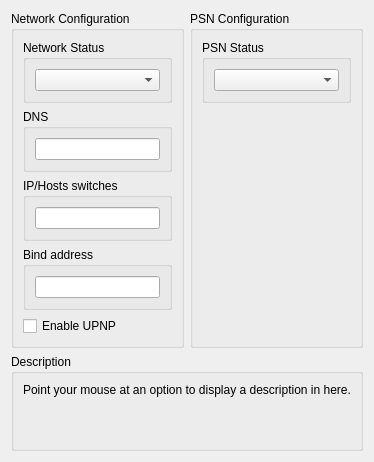
      <widget class="QWidget" name="networkTab">
       <attribute name="title">
        <string>Network</string>
       </attribute>
       <layout class="QVBoxLayout" name="networkTab_layout" stretch="0,1,0">
        <item>
         <layout class="QHBoxLayout" name="networkTabLayout" stretch="0,0">
          <item>
           <widget class="QGroupBox" name="gb_network_status">
            <property name="title">
             <string>Network Configuration</string>
            </property>
            <layout class="QVBoxLayout" name="gb_network_status_layout" stretch="0,0,0,0,0,0">
             <item>
              <widget class="QGroupBox" name="gb_netStatusBox">
               <property name="title">
                <string>Network Status</string>
               </property>
               <layout class="QVBoxLayout" name="gb_netStatusBox_layout">
                <item>
                 <widget class="QComboBox" name="netStatusBox"/>
                </item>
               </layout>
              </widget>
             </item>
             <item>
              <widget class="QGroupBox" name="gb_edit_dns">
               <property name="title">
                <string>DNS</string>
               </property>
               <layout class="QVBoxLayout" name="gb_edit_dns_layout">
                <item>
                 <widget class="QLineEdit" name="edit_dns">
                  <property name="sizePolicy">
                   <sizepolicy hsizetype="Preferred" vsizetype="Fixed">
                    <horstretch>0</horstretch>
                    <verstretch>0</verstretch>
                   </sizepolicy>
                  </property>
                 </widget>
                </item>
               </layout>
              </widget>
             </item>
             <item>
              <widget class="QGroupBox" name="gb_edit_swaps">
               <property name="title">
                <string>IP/Hosts switches</string>
               </property>
               <layout class="QVBoxLayout" name="gb_edit_swaps_layout">
                <item>
                 <widget class="QLineEdit" name="edit_swaps">
                  <property name="sizePolicy">
                   <sizepolicy hsizetype="Preferred" vsizetype="Fixed">
                    <horstretch>0</horstretch>
                    <verstretch>0</verstretch>
                   </sizepolicy>
                  </property>
                 </widget>
                </item>
               </layout>
              </widget>
             </item>
             <item>
              <widget class="QGroupBox" name="gb_edit_bind">
               <property name="title">
                <string>Bind address</string>
               </property>
               <layout class="QVBoxLayout" name="gb_edit_bind_layout">
                <item>
                 <widget class="QLineEdit" name="edit_bind">
                  <property name="sizePolicy">
                   <sizepolicy hsizetype="Preferred" vsizetype="Fixed">
                    <horstretch>0</horstretch>
                    <verstretch>0</verstretch>
                   </sizepolicy>
                  </property>
                 </widget>
                </item>
               </layout>
              </widget>
             </item>
             <item>
              <widget class="QCheckBox" name="enable_upnp">
               <property name="text">
                <string>Enable UPNP</string>
               </property>
              </widget>
             </item>
             <item>
              <spacer name="networkTabSpacerLeft">
               <property name="orientation">
                <enum>Qt::Vertical</enum>
               </property>
               <property name="sizeType">
                <enum>QSizePolicy::MinimumExpanding</enum>
               </property>
               <property name="sizeHint" stdset="0">
                <size>
                 <width>0</width>
                 <height>0</height>
                </size>
               </property>
              </spacer>
             </item>
            </layout>
           </widget>
          </item>
          <item>
           <widget class="QGroupBox" name="gb_psn_config">
            <property name="title">
             <string>PSN Configuration</string>
            </property>
            <layout class="QVBoxLayout" name="gb_psn_config_layout">
             <item>
              <widget class="QGroupBox" name="gb_psnStatusBox">
               <property name="title">
                <string>PSN Status</string>
               </property>
               <layout class="QVBoxLayout" name="gb_psnStatusBox_layout">
                <item>
                 <widget class="QComboBox" name="psnStatusBox"/>
                </item>
               </layout>
              </widget>
             </item>
             <item>
              <spacer name="networkTabSpacerRight">
               <property name="orientation">
                <enum>Qt::Vertical</enum>
               </property>
               <property name="sizeType">
                <enum>QSizePolicy::MinimumExpanding</enum>
               </property>
               <property name="sizeHint" stdset="0">
                <size>
                 <width>0</width>
                 <height>0</height>
                </size>
               </property>
              </spacer>
             </item>
            </layout>
           </widget>
          </item>
         </layout>
        </item>
        <item>
         <spacer name="networkTabSpacer">
          <property name="orientation">
           <enum>Qt::Vertical</enum>
          </property>
          <property name="sizeType">
           <enum>QSizePolicy::MinimumExpanding</enum>
          </property>
          <property name="sizeHint" stdset="0">
           <size>
            <width>0</width>
            <height>0</height>
           </size>
          </property>
         </spacer>
        </item>
        <item>
         <widget class="QGroupBox" name="gb_description_network">
          <property name="title">
           <string>Description</string>
          </property>
          <layout class="QVBoxLayout" name="gb_description_network_layout">
           <item>
            <widget class="QLabel" name="description_network">
             <property name="text">
              <string>Point your mouse at an option to display a description in here.


</string>
             </property>
             <property name="textFormat">
              <enum>Qt::PlainText</enum>
             </property>
             <property name="alignment">
              <set>Qt::AlignLeading|Qt::AlignLeft|Qt::AlignTop</set>
             </property>
             <property name="wordWrap">
              <bool>true</bool>
             </property>
            </widget>
           </item>
          </layout>
         </widget>
        </item>
       </layout>
      </widget>
